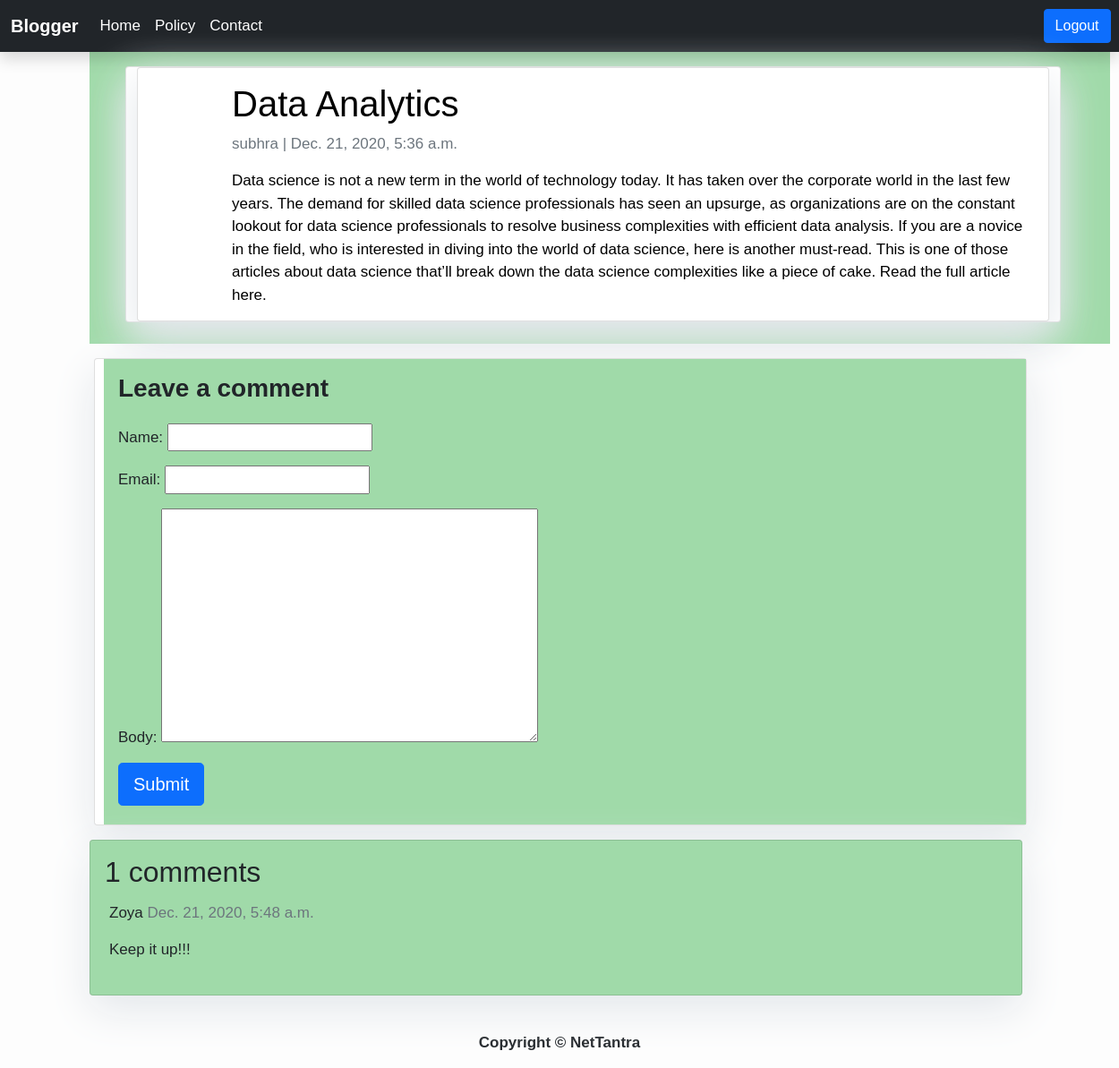
Screenshot of /data-analytics/ (signed in) with the database file from the repository.
### blog/models.py (models this page shows, shortened)
class Post(models.Model):
    title = models.CharField(max_length=200, unique=True)
    slug = models.SlugField(max_length=200, unique=True,blank=True,null=True)
    author = models.ForeignKey(User, on_delete= models.CASCADE,related_name='blog_posts')
    updated_on = models.DateTimeField(auto_now= True)
    content = models.TextField()
    created_on = models.DateTimeField(auto_now_add=True)
    status = models.IntegerField(choices=STATUS, default=0)
    category = models.CharField(max_length=200,blank=True,null=True)

class Comment(models.Model):
    post = models.ForeignKey(Post,on_delete=models.CASCADE,related_name='comments')
    name = models.CharField(max_length=80)
    email = models.EmailField()
    body = models.TextField()
    created_on = models.DateTimeField(auto_now_add=True)
    active = models.BooleanField(default=False)
    class Meta:
        ordering = ['-created_on']

### blog/views.py (the view)
# urls.py: path('<slug:slug>/',views.post_detail,name='post_detail'),
def post_detail(request, slug):
    template_name = 'post_detail.html'
    post = get_object_or_404(Post, slug=slug)
    comments = post.comments.filter(active=True)
    new_comment = None
    if request.method == 'POST':
        comment_form = CommentForm(data=request.POST)
        if comment_form.is_valid():
            new_comment = comment_form.save(commit=False)
            new_comment.post = post
            new_comment.save()
    else:
        comment_form = CommentForm()
    return render(request, template_name, {'post': post,
                                           'comments': comments,
                                           'new_comment': new_comment,
                                           'comment_form': comment_form})

### blog/forms.py
class CommentForm(forms.ModelForm):
    class Meta:
        model = Comment
        fields = ('name', 'email', 'body')

### blog/templates/post_detail.html (shortened to what this page needs)
{% extends 'base.html' %} {% block content %}
<div class="container" style="background-color:#A0DAA9; margin-left: 100px;">
  <div class="row">
    <div class="col-md-11 card mb-4  mt-3 left  top" style="margin-left: 40px;">
      <div class="card" style="background-color: white; color: black;">
      <div class="card-body" style="padding-left: 105px;">
        <h1>{% block title %} {{ post.title }} {% endblock title %}</h1>
        <p class=" text-muted">{{ post.author }} | {{ post.created_on }}</p>
        <p class="card-text ">{{ post.content | safe }}</p>
      </div>
      </div>
    </div>
  </div>
</div>
<div class="col-md-10 card mb-1  mt-3 " style="margin-left: 105px;">
  <div class="card-body" style="background-color:#A0DAA9; margin-left: 10px;">
    {% if new_comment %}
    <div class="alert alert-success" role="alert">
      Your comment is awaiting moderation
    </div>
    {% else %}
    <h3><b>Leave a comment</b></h3>
    <form method="post" style="margin-top: 1.3em; margin-bottom: 5px;">
      {{ comment_form.as_p }}
      <button type="submit" class="btn btn-primary  btn-lg">Submit</button>
    </form>
    {% endif %}
  </div>
</div>
    <div class="col-md-10 card mb-4  mt-3 " style="background-color:#A0DAA9; margin-left: 100px;">
      <div class="card-body">
        <h2>{{ comments.count }} comments</h2>
        {% for comment in comments %}
        <div class="comments" style="padding: 5px;">
          <p class="font-weight-bold">
            {{ comment.name }}
            <span class=" text-muted font-weight-normal">
              {{ comment.created_on }}
            </span>
          </p>
          {{ comment.body | linebreaks }}
        </div>
        {% endfor %}
      </div>
    </div>
{% endblock content %}

### blog/templates/base.html (style rules this page uses)
body { font-family: "Oswald", sans-serif; font-size: 17px; background-color: #fdfdfd; }
.card { box-shadow: 0 16px 48px #E3E7EB; }

### rows the page displays
Post: title "Data Analytics", author "subhra", created_on "Dec. 21, 2020, 5:36 a.m.", content "Data science is not a new term in the world of technology today. It has taken over the corporate world in the last few years. The demand for skilled data science professionals has seen an upsurge, as organizations are on the constant lookout for data science professionals to resolve business complexities with efficient data analysis. If you are a novice in the field, who is interested in diving into the world of data science, here is another must-read. This is one of those articles about data science that’ll break down the data science complexities like a piece of cake. Read the full article here."
Comment: name "Zoya", created_on "Dec. 21, 2020, 5:48 a.m.", body "Keep it up!!!"

### other values shown
{{ comments.count }} "1"
